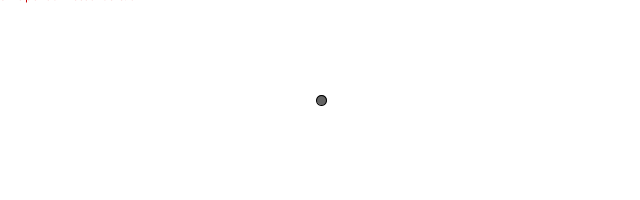
Frame 1 (no input)
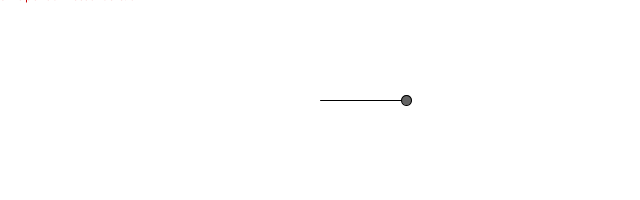
Frame 60 (the mouse pressed at the canvas centre just before this capture)
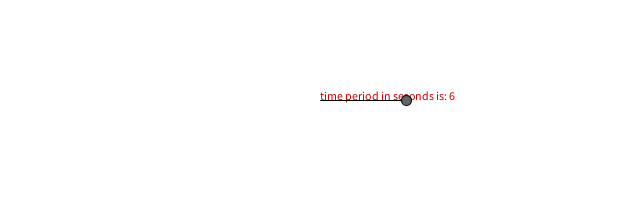
Frame 120 (the mouse held since frame 60 and released just before this capture)

The Processing sketch that drew these frames (run headless with seeded random() and noise(); from frame 60 on, the mouse is pressed at the canvas centre):

// Processing sketch: sketch_1d_pendulum
// ── sketch_1d_pendulum.pde
float period = 360;
float amp = 100;

int startTime;
int totalTime = int((period/60) * 1000);
boolean textT = false;

void setup() {
  size(640, 200);
  startTime = millis();
}

void draw() {
  
  background(255);
  
  int passedTime = millis() - startTime;
  
  fill(200, 0, 0);
  text("time period in seconds is: " + totalTime/1000, mouseX, mouseY);
  
  if(passedTime > totalTime) {
    startTime = millis();
    textT = true;
  }
  float x = sin((TWO_PI * (frameCount/period))) * amp;
  pushMatrix();
  translate(width/2, height/2);
 // ellipse(x, 0, 10, 10);
 fill(100);
  line(0, 0, x, 0);
  ellipse(x, 0, 10, 10);
  popMatrix();
  
  println("total Time passed since sketch started: " + millis()/1000); 
}
